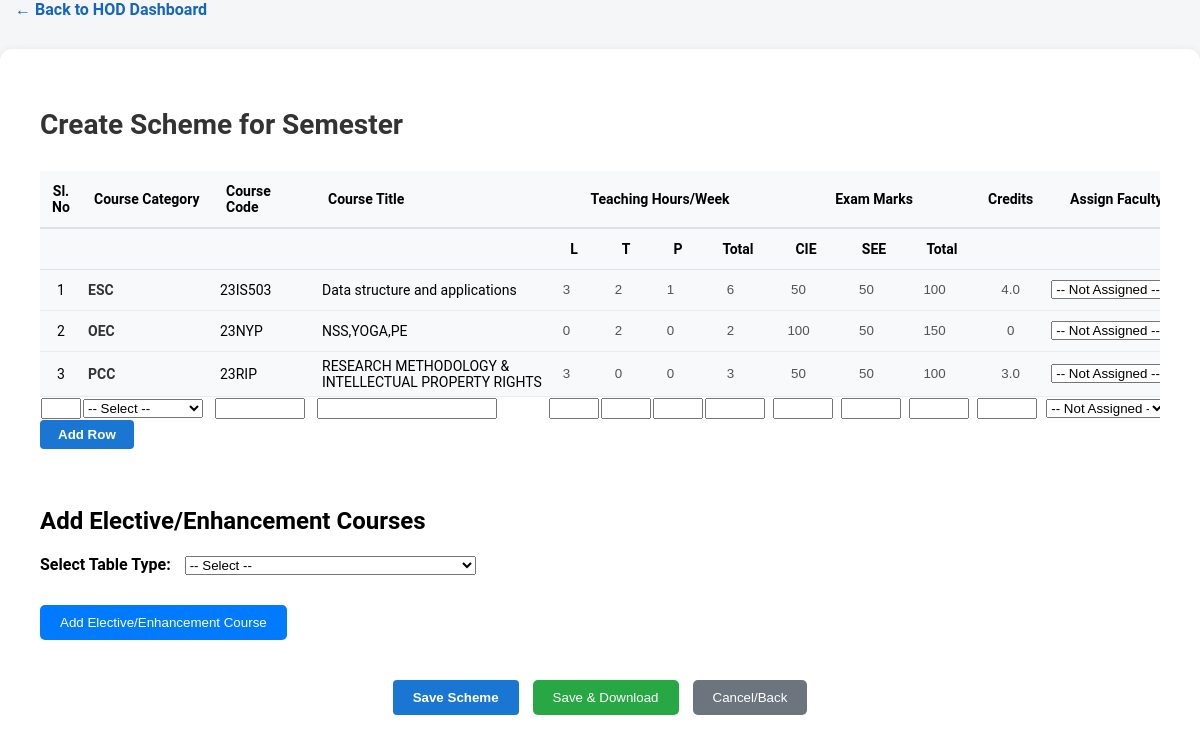
The page /hod/create-scheme/10/2023/3/ (signed in) on the database as committed earlier.
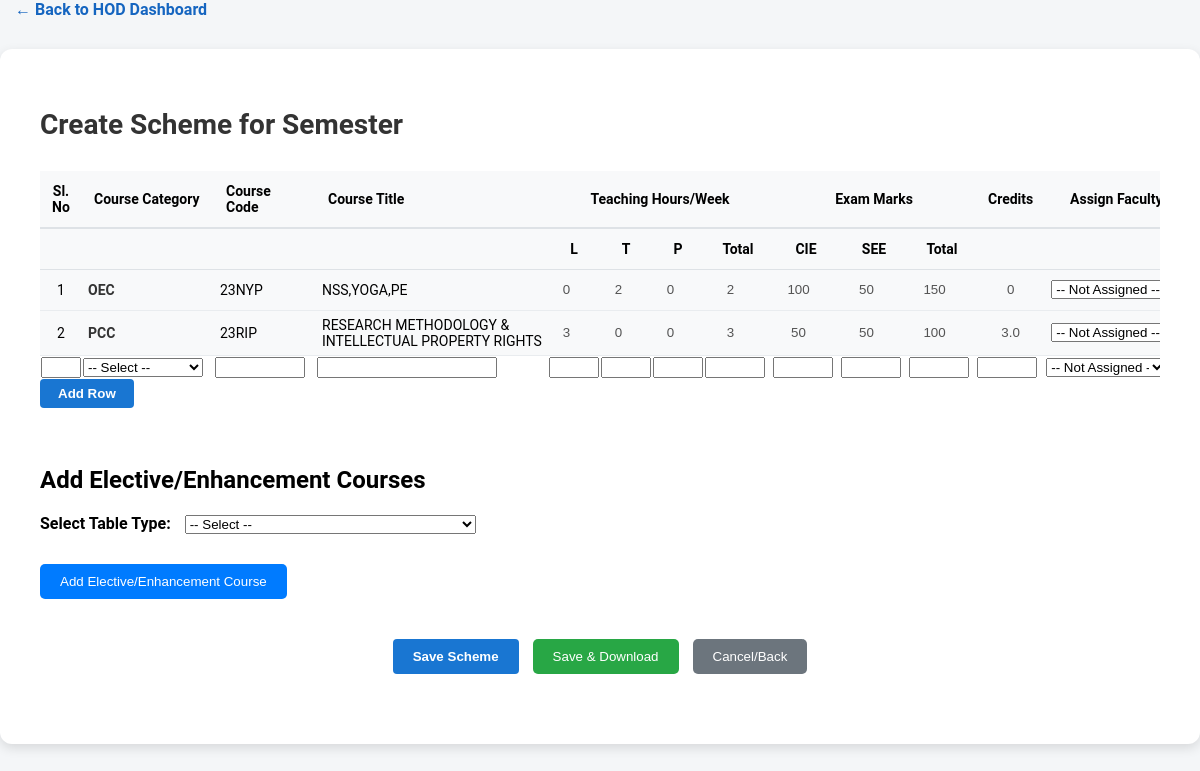
The same page on the database as committed later.
### academics/models.py (models this page shows, shortened)
class CollegeLevelCourse(models.Model):
    department = models.CharField(max_length=100, default="All Branches")
    course_category = models.CharField(max_length=100)
    course_code = models.CharField(max_length=50)
    course_title = models.CharField(max_length=200)
    semester = models.PositiveSmallIntegerField(
        null=True,
        blank=True,
        help_text="Semester number (1-8). Optional."
    )
    admission_year = models.CharField(max_length=8, null=True, blank=True, help_text="Admission year (e.g. 2025). Optional.")
    teaching_hours_L = models.IntegerField(default=0)
    teaching_hours_T = models.IntegerField(default=0)
    teaching_hours_P = models.IntegerField(default=0)
    cie_marks = models.IntegerField(default=50)
    see_marks = models.IntegerField(default=50)
    credits = models.DecimalField(max_digits=4, decimal_places=1, default=Decimal("0.0"))
    optional_branch = models.CharField(max_length=20, blank=True, null=True)
    branch = models.ForeignKey('Branch', on_delete=models.SET_NULL, null=True, blank=True)
    syllabus_pdf = models.FileField(upload_to='syllabus_pdfs/', null=True, blank=True)
    description = models.TextField(blank=True, null=True)
    added_by = models.ForeignKey(settings.AUTH_USER_MODEL, on_delete=models.SET_NULL, null=True, blank=True)
    created_on = models.DateTimeField(auto_now_add=True)
    is_deleted = models.BooleanField(default=False)
    deleted_at = models.DateTimeField(null=True, blank=True)
    class Meta:
        ordering = ['course_code', 'course_title']

### hod/views.py (the view, shortened to what this page needs)
# urls.py: path('create-scheme/<int:branch_pk>/<int:year>/<int:semester>/', views.create_scheme, name='create_scheme'),
@login_required
def create_scheme(request, branch_pk, year, semester):
    branch = get_object_or_404(Branch, pk=branch_pk)
    faculty_list = CustomUser.objects.filter(role='faculty', is_active=True)
    dean_courses = []
    if Course is not None:
        try:
            dean_qs = Course.objects.filter(
                department="All Branches",  # Only college-level courses
                is_deleted=False,  # Exclude deleted courses
                branch__isnull=True,
            )
            if hasattr(Course, 'semester'):
                try:
                    dean_qs = dean_qs.filter(semester=int(semester))
                except (ValueError, TypeError):
                    try:
                        dean_qs = dean_qs.filter(semester=semester)
                    except Exception:
                        pass
            from django.db.models import Q
            for year_field in ['admission_year', 'year', 'academic_year']:
                if hasattr(Course, year_field) and year not in (None, '', 0):
                    try:
                        int_year = int(year)
                    except Exception:
                        int_year = year
                    try:
                        dean_qs = dean_qs.filter(Q(**{year_field: int_year}) | Q(**{f"{year_field}__isnull": True}))
                    except Exception:
                        try:
                            dean_qs = dean_qs.filter(Q(**{year_field: year}) | Q(**{f"{year_field}__isnull": True}))
                        except Exception:
                            pass
                    break
        except Exception as e:
            logger.exception("Error fetching dean courses: %s", e)
            dean_qs = Course.objects.none()
        logger.info("Dean queryset size for create_scheme: %d", dean_qs.count())
        for c in dean_qs:
            try:
                f_id = None
                if hasattr(c, 'faculty_id') and getattr(c, 'faculty_id') not in (None, ''):
                    try:
                        f_id = int(getattr(c, 'faculty_id'))
                    except Exception:
                        f_obj = getattr(c, 'faculty', None)
                        f_id = int(getattr(f_obj, 'id')) if f_obj else None
                dean_courses.append({
                    'id': getattr(c, 'id', None),
                    'category': getattr(c, 'course_category', '') or '',
                    'course_code': getattr(c, 'course_code', '') or '',
                    'course_title': getattr(c, 'course_title', '') or '',
                    'l': int(getattr(c, 'teaching_hours_L', 0) or 0),
                    't': int(getattr(c, 'teaching_hours_T', 0) or 0),
                    'p': int(getattr(c, 'teaching_hours_P', 0) or 0),
                    'total_hours': (int(getattr(c, 'teaching_hours_L', 0) or 0)
                                    + int(getattr(c, 'teaching_hours_T', 0) or 0)
                                    + int(getattr(c, 'teaching_hours_P', 0) or 0)),
                    'cie': int(getattr(c, 'cie_marks', 0) or 0),
                    'see': int(getattr(c, 'see_marks', 0) or 0),
                    'total_marks': (int(getattr(c, 'cie_marks', 0) or 0)
                                    + int(getattr(c, 'see_marks', 0) or 0)),
                    'credits': getattr(c, 'credits', 0) or 0,
                    'faculty_id': f_id,
                    'faculty_username': getattr(getattr(c, 'faculty', None), 'username', '') if hasattr(c, 'faculty') else '',
                })
            except Exception:
                logger.exception("Error preparing dean course data for display (course id=%s).", getattr(c, 'id', None))
    context = {
        'branch': branch,
        'year': year,
        'semester': semester,
        'dean_courses': dean_courses,
        'faculty_list': faculty_list,
    }
    return render(request, 'hod/create_scheme.html', context)

### hod/templates/hod/create_scheme.html (shortened to what the changed rows need)
{% extends 'base.html' %}
{% block content %}
<div style="max-width:1200px; margin:30px auto; background:#fff; padding:40px; border-radius:12px; box-shadow:0 4px 12px rgba(0,0,0,.12);">
  <h1 style="margin-bottom:30px; color:#333; font-size:28px;">Create Scheme for Semester</h1>
  <form method="post" id="scheme-form">
    <div style="overflow-x:auto; margin-bottom:30px;">
      <table id="scheme-table" style="width:100%; border-collapse:collapse; font-size:14px;">
        <thead>
          <tr style="background:#f8f9fa; border-bottom:2px solid #dee2e6;">
            <th style="padding:12px; text-align:center; font-weight:600;">Sl. No</th>
            <th style="padding:12px; text-align:left; font-weight:600;">Course Category</th>
            <th style="padding:12px; text-align:left; font-weight:600;">Course Code</th>
            <th style="padding:12px; text-align:left; font-weight:600;">Course Title</th>
            <th colspan="4" style="padding:12px; text-align:center; font-weight:600;">Teaching Hours/Week</th>
            <th colspan="3" style="padding:12px; text-align:center; font-weight:600;">Exam Marks</th>
            <th style="padding:12px; text-align:center; font-weight:600;">Credits</th>
            <th style="padding:12px; text-align:center; font-weight:600;">Assign Faculty</th>
          </tr>
          <tr style="background:#f8f9fa; border-bottom:1px solid #dee2e6;">
            <th></th>
            <th></th>
            <th></th>
            <th></th>
            <th style="padding:12px; text-align:center; font-weight:600; width:50px;">L</th>
            <th style="padding:12px; text-align:center; font-weight:600; width:50px;">T</th>
            <th style="padding:12px; text-align:center; font-weight:600; width:50px;">P</th>
            <th style="padding:12px; text-align:center; font-weight:600; width:60px;">Total</th>
            <th style="padding:12px; text-align:center; font-weight:600; width:60px;">CIE</th>
            <th style="padding:12px; text-align:center; font-weight:600; width:60px;">SEE</th>
            <th style="padding:12px; text-align:center; font-weight:600; width:60px;">Total</th>
            <th style="padding:12px;"></th>
            <th></th>
          </tr>
        </thead>
        <tbody id="scheme-tbody">
          {% if dean_courses %}
            {% for c in dean_courses %}
            <tr style="background:#f8f9fa; border-bottom:1px solid #e9ecef;">
              <td style="padding:12px; text-align:center;">{{ forloop.counter }}</td>
              <td style="padding:6px;">
                <span style="display:inline-block; min-width:120px; color:#333; font-weight:600;">{{ c.category }}</span>
              </td>
              <td style="padding:6px;">
                <span style="display:inline-block; min-width:90px;">{{ c.course_code }}</span>
              </td>
              <td style="padding:6px;">
                <span style="display:inline-block; min-width:220px;">{{ c.course_title }}</span>
              </td>
              <td style="padding:6px; text-align:center;">
                <input type="number" value="{{ c.l }}" disabled style="width:40px; text-align:center; background:transparent; border:0;">
              </td>
              <td style="padding:6px; text-align:center;">
                <input type="number" value="{{ c.t }}" disabled style="width:40px; text-align:center; background:transparent; border:0;">
              </td>
              <td style="padding:6px; text-align:center;">
                <input type="number" value="{{ c.p }}" disabled style="width:40px; text-align:center; background:transparent; border:0;">
              </td>
              <td style="padding:6px; text-align:center;">
                <input type="number" value="{{ c.total_hours }}" disabled style="width:56px; text-align:center; background:transparent; border:0;">
              </td>
              <td style="padding:6px; text-align:center;">
                <input type="number" value="{{ c.cie }}" disabled style="width:56px; text-align:center; background:transparent; border:0;">
              </td>
              <td style="padding:6px; text-align:center;">
                <input type="number" value="{{ c.see }}" disabled style="width:56px; text-align:center; background:transparent; border:0;">
              </td>
              <td style="padding:6px; text-align:center;">
                <input type="number" value="{{ c.total_marks }}" disabled style="width:56px; text-align:center; background:transparent; border:0;">
              </td>
              <td style="padding:6px; text-align:center;">
                <input type="text" value="{{ c.credits }}" disabled style="width:56px; text-align:center; background:transparent; border:0;">
              </td>
              <td style="padding:6px; text-align:center;">
                <select name="faculty_existing_{{ forloop.counter }}" style="width:130px;">
                  <option value="">{% if c.faculty_id %}{{ c.faculty_id }}{% else %}-- Not Assigned --{% endif %}</option>
                </select>
              </td>
            </tr>
            {% endfor %}
          {% endif %}
        </tbody>
      </table>
      <h2 style="margin-top:40px;">Add Elective/Enhancement Courses</h2>
    </div>
  </form>
</div>
{% endblock %}

Rows that differ between the two databases and show on the page:
removed CollegeLevelCourse: category "ESC", course_code "23IS503", course_title "Data structure and applications", credits "4.0"
Other text that changed with them:
list line gone: "-- Not Assigned --"
new list line: "-- Not Assigned --"
list line gone: "1 3 2 1 6 50 50 100 -- Not Assigned --"
